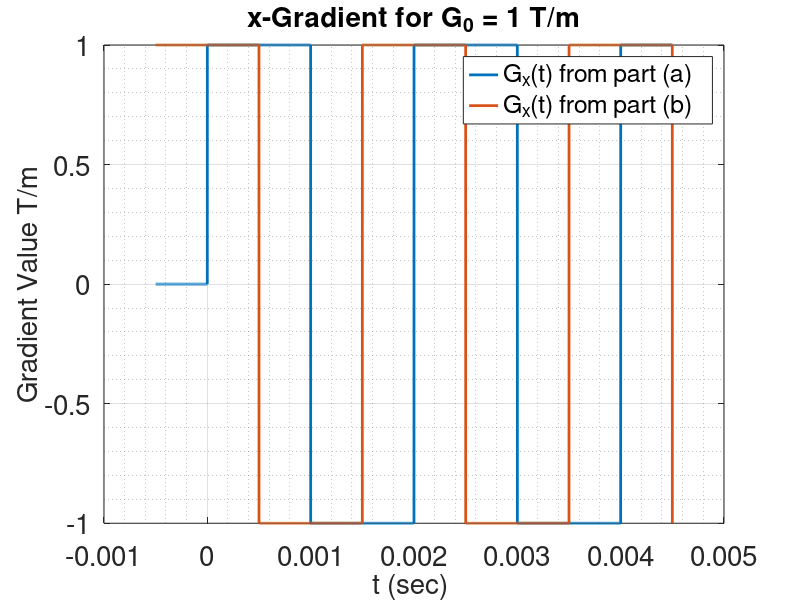

This chart was generated by the following MATLAB code:
fonts=20; % Fontsizes of all elements in plot
T=1e-3; % Half Period in terms of seconds and 
LENGTH=1e4; % total number of samples=LENGTH
t=linspace(0,5*T,LENGTH); 
G0=1; % Tesla / meter  x-gradient scaling value
Gxb = G0*square(t*(2*pi)/(2*T));
Gxa = zeros(1,LENGTH);
Gxa(find(t>=T/2))=Gxb(1:LENGTH-(length(find(t<T/2))));
t = linspace(-T/2,5*T-T/2,LENGTH);  % Correct time vector for our signals Gxa and Gxb
figure
plot(t,Gxa, 'LineWidth', 2, 'DisplayName', 'G_x(t) from part (a) ')
hold on
plot(t,Gxb, 'LineWidth', 2, 'DisplayName', 'G_x(t) from part (b) ')
legend(gca,'show'); set(gca,'fontsize', fonts);
xlabel('t (sec) ','fontsize',fonts); ylabel('Gradient Value T/m','fontsize',fonts); 
title(['x-Gradient for G_0 = ', num2str(G0), ' T/m'],'fontsize',fonts); grid on; grid minor;
